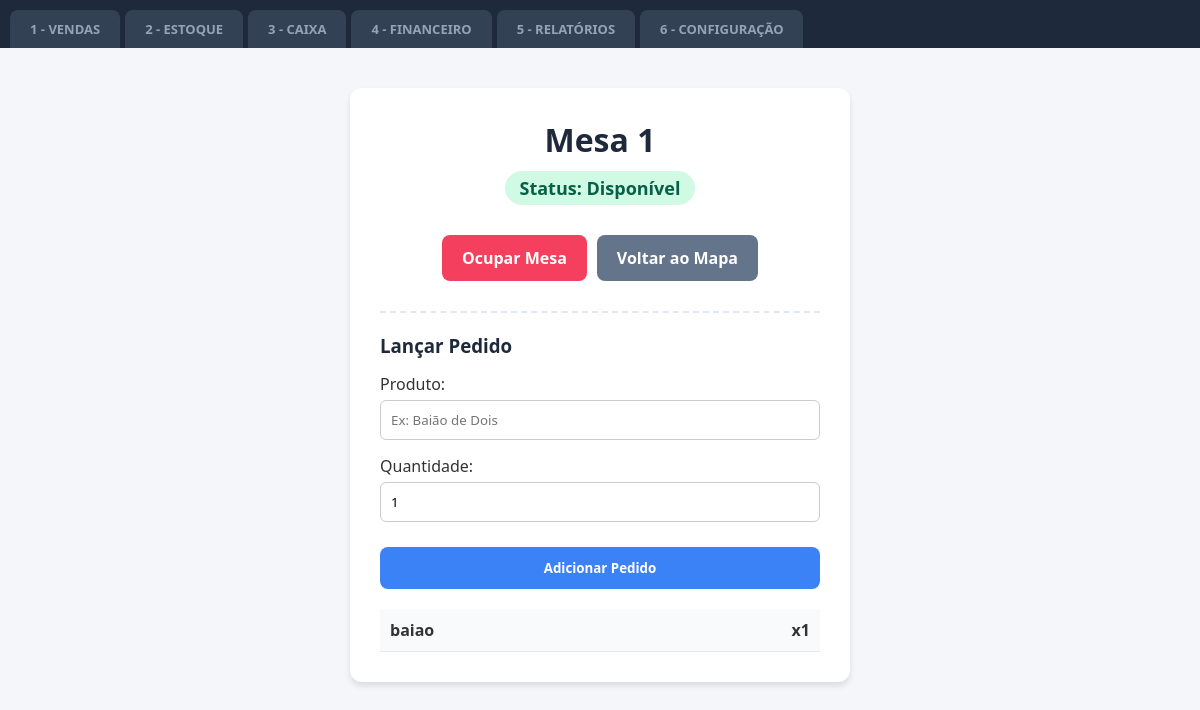
Before: /mesa/1 with the older database file.
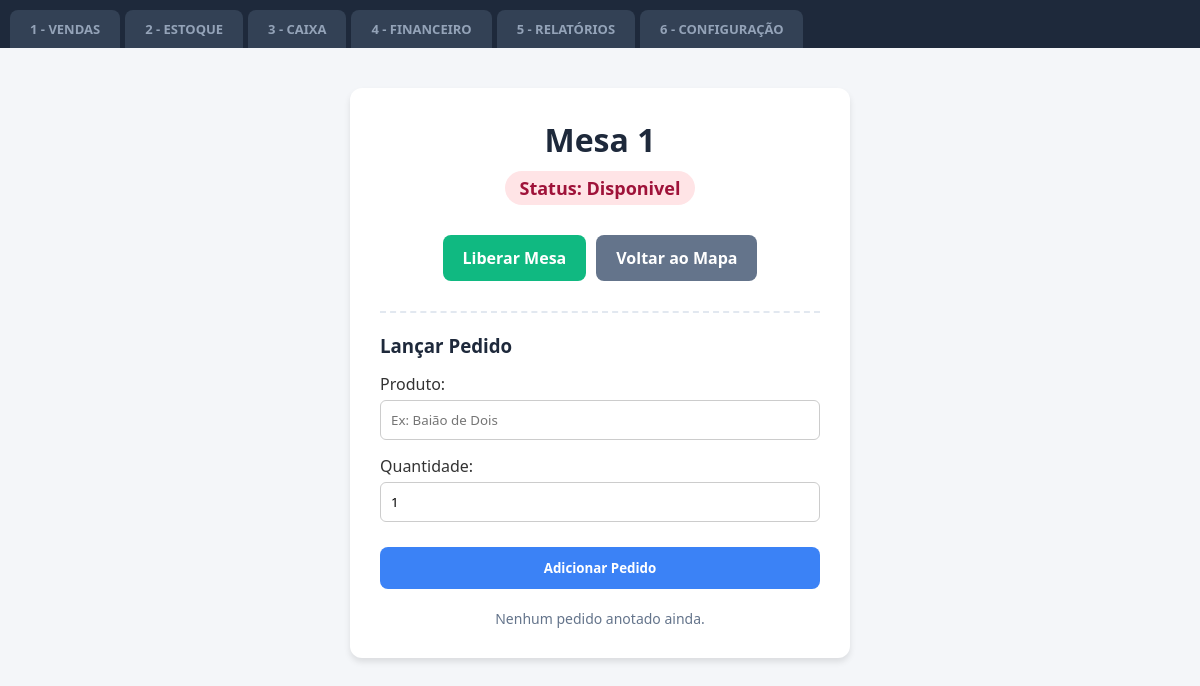
After: the same page with the newer database file.
### tables this page shows
CREATE TABLE mesas (
                            id INTEGER PRIMARY KEY AUTOINCREMENT, 
                            numero INTEGER, 
                            status TEXT, 
                            praca_id INTEGER);

CREATE TABLE pedidos (
                            id INTEGER PRIMARY KEY AUTOINCREMENT,
                            mesa_numero INTEGER NOT NULL,
                            produto TEXT NOT NULL,
                            quantidade INTEGER NOT NULL,
                            preco REAL DEFAULT 0);

### app.py (the view)
@app.route("/mesa/<int:numero_mesa>")
def ver_mesa(numero_mesa):
  conexao = conectar_db()
  cursor = conexao.cursor()
  cursor.execute(
      "SELECT numero, status FROM mesas WHERE numero = ?", (numero_mesa,)
  )
  mesa_atual = cursor.fetchone()
  cursor.execute(
      "SELECT produto, quantidade FROM pedidos WHERE mesa_numero = ?",
      (numero_mesa,),
  )
  pedidos_da_mesa = cursor.fetchall()
  conexao.close()
  return render_template("mesa.html", mesa=mesa_atual, pedidos=pedidos_da_mesa)

### app.py (called while the page is built)
def conectar_db():
  return sqlite3.connect("restaurante.db")

### templates/mesa.html (shortened to what this page needs)
<!DOCTYPE html>
<html lang="pt-BR">
<head>
</head>
<body>
<div class="abas-container">
    <a href="/" class="aba {% if request.path == '/' %}ativa{% endif %}">1 - VENDAS</a>
    <a href="/estoque" class="aba {% if request.path == '/estoque' %}ativa{% endif %}">2 - ESTOQUE</a>
    <a href="/caixa" class="aba {% if request.path == '/caixa' %}ativa{% endif %}">3 - CAIXA</a>
    <a href="/financeiro" class="aba {% if request.path == '/financeiro' %}ativa{% endif %}">4 - FINANCEIRO</a>
    <a href="/relatorio" class="aba {% if request.path == '/relatorio' %}ativa{% endif %}">5 - RELATÓRIOS</a>
    <a href="/configuracao" class="aba {% if request.path == '/configuracao' %}ativa{% endif %}">6 - CONFIGURAÇÃO</a>
</div>
    <div class="wrapper">
        <div class="painel">
        <h1>Mesa {{ mesa[0] }}</h1>
        <div class="status {% if mesa[1]|trim|lower == 'disponível' %}disponivel{% else %}ocupada{% endif %}">
            Status: {{ mesa[1] }}
        </div>
        <div class="botoes">
            {% if mesa[1]|trim|lower == 'disponível' %}
                <a href="{{ url_for('mudar_status', numero_mesa=mesa[0], novo_status='Ocupada') }}" class="btn btn-abrir">Ocupar Mesa</a>
            {% else %}
                <a href="{{ url_for('liberar_mesa', numero_mesa=mesa[0]) }}" class="btn btn-fechar">Liberar Mesa</a>
            {% endif %}
            <a href="{{ url_for('home') }}" class="btn btn-voltar">Voltar ao Mapa</a>
        </div>
        <div class="area-pedidos">
            <h3 style="margin-bottom: 15px; color: #1e293b;">Lançar Pedido</h3>
            <form action="{{ url_for('adicionar_pedido', numero_mesa=mesa[0]) }}" method="POST">
                <label>Produto:</label>
                <input type="text" name="produto" class="input-box" placeholder="Ex: Baião de Dois" required>
                <label>Quantidade:</label>
                <input type="number" name="quantidade" class="input-box" value="1" min="1" required>
                <button type="submit" class="btn-pedido">Adicionar Pedido</button>
            </form>
            <ul class="lista-pedidos">
                {% for pedido in pedidos %}
                    <li>
                        <span>{{ pedido[0] }}</span>
                        <span>x{{ pedido[1] }}</span>
                    </li>
                {% else %}
                    <p style="color: #64748b; margin-top: 15px; font-size: 14px; text-align: center;">Nenhum pedido anotado ainda.</p>
                {% endfor %}
            </ul>
        </div>
    </div>
</body>
</html>

### templates/mesa.html (style rules this page uses)
* { margin: 0; padding: 0; box-sizing: border-box; font-family: 'Segoe UI', Arial, sans-serif; }
body { background-color: #f4f6f9; color: #333; }
.abas-container { background-color: #1e293b; display: flex; padding: 10px 10px 0 10px; gap: 5px; }
.aba { padding: 10px 20px; color: #94a3b8; background-color: #334155; border-radius: 8px 8px 0 0; text-decoration: none; font-weight: bold; font-size: 13px; }
.wrapper { display: flex; justify-content: center; padding: 40px; }
.painel { background-color: white; padding: 30px; border-radius: 12px; box-shadow: 0 4px 6px rgba(0,0,0,0.1); width: 100%; max-width: 500px; text-align: center; }
h1 { color: #1e293b; margin-bottom: 10px; }
.status { font-size: 18px; font-weight: bold; margin-bottom: 30px; padding: 5px 15px; border-radius: 20px; display: inline-block; }
.status.ocupada { background-color: #ffe4e6; color: #9f1239; }
.botoes { display: flex; gap: 10px; justify-content: center; margin-bottom: 20px; }
.btn { padding: 12px 20px; border: none; border-radius: 8px; font-weight: bold; cursor: pointer; text-decoration: none; color: white; transition: 0.2s; }
.btn-fechar { background-color: #10b981; }
.btn-voltar { background-color: #64748b; }
.btn-pedido { background-color: #3b82f6; width: 100%; margin-top: 10px; padding: 12px; border: none; border-radius: 8px; color: white; font-weight: bold; cursor: pointer; }
.area-pedidos { margin-top: 30px; padding-top: 20px; border-top: 2px dashed #e2e8f0; text-align: left; }
.input-box { width: 100%; padding: 10px; margin-top: 5px; margin-bottom: 15px; border: 1px solid #ccc; border-radius: 6px; }
.lista-pedidos { list-style: none; margin-top: 20px; }

Changed rows visible on the page:
removed pedidos: produto "baiao", quantidade "1"
changed mesas: status "Disponível" → "Disponivel"
Other visible differences:
text no longer shown: "Ocupar Mesa"
text now shown: "Liberar Mesa Nenhum pedido anotado ainda."
